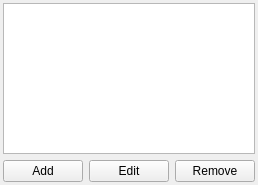
<?xml version="1.0" encoding="UTF-8"?>
<ui version="4.0">
 <class>AccountManagementClass</class>
 <widget class="QWidget" name="AccountManagementClass">
  <property name="geometry">
   <rect>
    <x>0</x>
    <y>0</y>
    <width>256</width>
    <height>185</height>
   </rect>
  </property>
  <property name="windowTitle">
   <string>AccountManagement</string>
  </property>
  <layout class="QGridLayout" name="gridLayout">
   <property name="margin">
    <number>3</number>
   </property>
   <item row="0" column="0">
    <widget class="QListWidget" name="m_account_list">
     <property name="modelColumn">
      <number>0</number>
     </property>
    </widget>
   </item>
   <item row="1" column="0">
    <layout class="QHBoxLayout" name="horizontalLayout">
     <item>
      <widget class="QPushButton" name="addButton">
       <property name="text">
        <string>Add</string>
       </property>
       <property name="icon">
        <iconset resource="../qutim.qrc">
         <normaloff>:/icons/crystal_project/add.png</normaloff>:/icons/crystal_project/add.png</iconset>
       </property>
      </widget>
     </item>
     <item>
      <widget class="QPushButton" name="editButton">
       <property name="maximumSize">
        <size>
         <width>16777215</width>
         <height>16777215</height>
        </size>
       </property>
       <property name="text">
        <string>Edit</string>
       </property>
      </widget>
     </item>
     <item>
      <widget class="QPushButton" name="removeButton">
       <property name="sizePolicy">
        <sizepolicy hsizetype="Minimum" vsizetype="Fixed">
         <horstretch>0</horstretch>
         <verstretch>0</verstretch>
        </sizepolicy>
       </property>
       <property name="maximumSize">
        <size>
         <width>16777215</width>
         <height>16777215</height>
        </size>
       </property>
       <property name="text">
        <string>Remove</string>
       </property>
       <property name="icon">
        <iconset resource="../qutim.qrc">
         <normaloff>:/icons/crystal_project/remove.png</normaloff>:/icons/crystal_project/remove.png</iconset>
       </property>
      </widget>
     </item>
    </layout>
   </item>
  </layout>
 </widget>
 <layoutdefault spacing="6" margin="11"/>
 <resources>
  <include location="../qutim.qrc"/>
 </resources>
 <connections/>
</ui>
